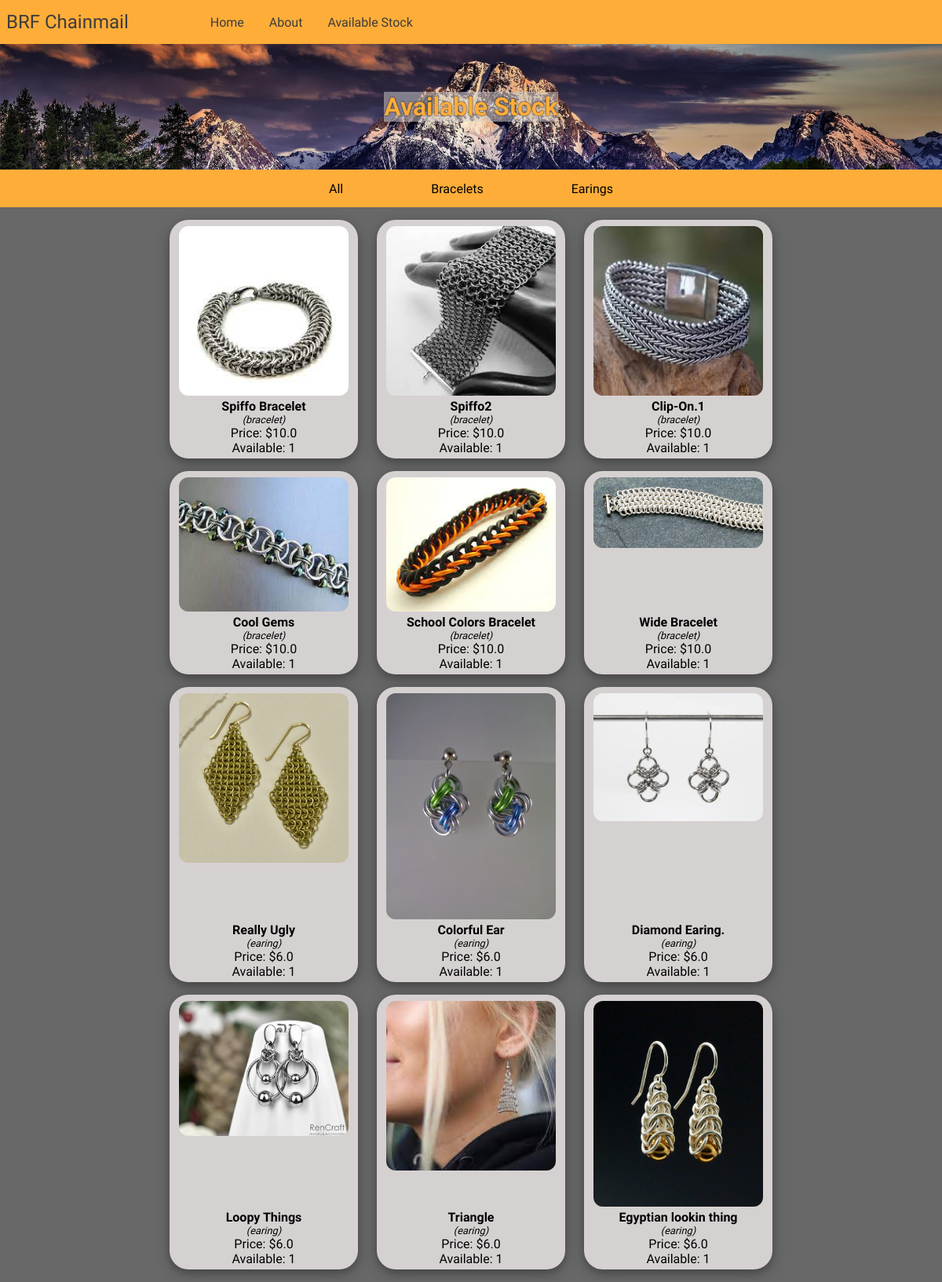
/stock/, run on the app's committed database.
### bracelets/models.py (models this page shows, shortened)
class Item(models.Model):
    BRACELET = 'br'
    EARING = 'er'
    OTHER = 'ot'
    TYPE_CHOICES = [
        (BRACELET, 'bracelet'),
        (EARING, 'earing'),
        (OTHER, 'other')
    ]
    title = models.CharField(max_length=200, null=True)
    item_type = models.CharField(max_length=2, choices=TYPE_CHOICES, default=OTHER)
    description = models.TextField(max_length=200, null=True, blank=True)
    price = models.FloatField(default=0.0)
    available = models.IntegerField(default=1)

class ItemImage(models.Model):
    item = models.ForeignKey(Item, related_name='images', on_delete=models.CASCADE)
    image = models.ImageField(upload_to='bracelets',null=True)

### bracelets/views.py (the view)
# urls.py: path('stock/', indexview, name='all_stock'),
def indexview(request):
    object_list = []
    if 'bracelet' in request.path:
        object_list = list(Item.objects.filter(item_type='br'))
    elif 'earing' in request.path:
        object_list = list(Item.objects.filter(item_type='er'))
    else:
        object_list = list(Item.objects.all())
    req_context = {
        'object_list':object_list,
    }
    return render(request, 'index.html', context=req_context)

### templates/index.html
{% extends 'base.html' %}
{% load static %}
{% block content %}
    <div id="banner">
        <h1>Available Stock</h1>
    </div>
    <div id="stock-options">
        <ul id="option-links">
            <li><a href="{% url 'all_stock' %}">All</a></li>
            <li><a href="{% url 'bracelet_stock' %}">Bracelets</a></li>
            <li><a href="{% url 'earing_stock' %}">Earings</a></li>
        </ul>
    </div>
    <div class="item-rows">
        {% for bracelet in object_list %}
        <a href="{% url 'detail' bracelet.id %}">
            <div class="item">
                {% with bracelet.images.all|first as imageobj %}
                    <img class="sized" src="{{ imageobj.image.url }}">
                {% endwith %}
                <div class="details">
                    <h2>{{ bracelet.title }}</h2>
                    <p id="type">({{ bracelet.get_item_type_display }})</p>
                    <p>Price: ${{ bracelet.price }}</p>
                    <p>Available: {{ bracelet.available }}</p>
                </div>
            </div>
        </a>
        {% endfor %}
    </div>
{% endblock content %}

### templates/base.html (shortened to what this page needs)
{% load static %}
<!DOCTYPE html>
<html>
    <head>
        <link rel="stylesheet" href="{% static '/css/base.css' %}">
    </head>
    <body>
        <nav class="navbar">
            <div class="brand-title">BRF Chainmail</div>
            <div class="navbar-links">
                <ul>
                    <li><a href="{% url 'home' %}">Home</a></li>
                    <li><a href="{% url 'home' %}">About</a></li>
                    <li><a href="{% url 'all_stock' %}">Available Stock</a></li>
                </ul>
            </div>
        </nav>
        {% block content %}
        {% endblock content %}
    </body>
</html>

### static/css/base.css (style rules this page uses)
* { box-sizing: border-box; margin: 0; padding: 0; font-family: 'Sora'; }
body { background: rgb(104, 104, 104); }
.navbar { display: flex; height: 7vh; justify-content: flex-start; align-items: center; background-color: rgb(255 173 57); color: #3e3c3b; }
.brand-title { font-size: 1.5rem; margin: .5rem; }
.navbar-links ul { margin-left: 5rem; padding: 0; display: flex; }
.navbar-links li { list-style: none; }
.navbar-links li a { text-decoration: none; color: #3e3c3b; padding: 1rem; display: block; }
#banner { display: flex; justify-content: center; align-items: center; width: 100%; height: 23vh; background-color: none; background: url('../../media/free-mountain-c.jpg') no-repeat, rgb(104, 104, 104); background-size: cover; }
#banner h1 { font-size: 3rem; color: rgb(255 173 57); background-color: rgb(214, 209, 209, .5); text-shadow: 0 0 2px black; }
#stock-options { width: 100%; display: flex; align-items: center; justify-content: center; background-color: rgb(255 173 57); height: 6vh; }
#option-links { display: flex; }
#option-links li { list-style: none; padding: 0 7vh; }
#option-links li a { text-decoration: none; color:black; }
.item-rows { max-width: 60%; justify-content: center; align-content: stretch; align-items:stretch; margin: 1% 20%; flex-wrap: wrap; display: flex; }
.item { margin: 1vh 1vw; min-width: 11.1vw; max-width: 11.1vw; align-items: center; justify-content: space-between; display: flex; flex-direction: column; background-color: rgb(214, 209, 209); border-radius: .4vw; box-shadow: 0 4px 8px 0 rgba(0, 0, 0, 0.2), 0 6px 20px 0 rgba(0, 0, 0, 0.19); transition: all .2s ease-in-out; }
.item-rows a { display: flex; align-items: stretch; align-self: stretch; text-decoration: none; color: black; }
.sized { border-radius: .3vw; margin-top: .4vw; width: 10vw; height: auto; }
.details { text-align: center; display: flex; flex-direction: column; align-content: center; align-items: center; margin: .5vh 0; height: auto; }
.details h2 { font-size: 1rem; }
#type { font-size: .8rem; font-style: italic; }
@media (max-width: 1200px) { .item-rows { min-width: 80%; margin: 1vh 10%; } }
@media (max-width: 1200px) { .item { border-radius: 2vw; min-width: 20vw; } }
@media (max-width: 1200px) { .sized { border-radius: 1vw; margin-top: 1vh; min-width: 18vw; height: auto; } }
@media (max-width: 1300px) { #banner h1 { font-size: 2rem; } }
@media (max-width: 1300px) { #banner { background-size: cover; height: 20vh; } }

### data on the page
Item: image (picture), title "Spiffo Bracelet", item_type "bracelet", price "10.0", available "1"
Item: image (picture), title "Spiffo2", item_type "bracelet", price "10.0", available "1"
Item: image (picture), title "Clip-On.1", item_type "bracelet", price "10.0", available "1"
Item: image (picture), title "Cool Gems", item_type "bracelet", price "10.0", available "1"
Item: image (picture), title "School Colors Bracelet", item_type "bracelet", price "10.0", available "1"
Item: image (picture), title "Wide Bracelet", item_type "bracelet", price "10.0", available "1"
Item: image (picture), title "Really Ugly", item_type "earing", price "6.0", available "1"
Item: image (picture), title "Colorful Ear", item_type "earing", price "6.0", available "1"
Item: image (picture), title "Diamond Earing.", item_type "earing", price "6.0", available "1"
Item: image (picture), title "Loopy Things", item_type "earing", price "6.0", available "1"
Item: image (picture), title "Triangle", item_type "earing", price "6.0", available "1"
Item: image (picture), title "Egyptian lookin thing", item_type "earing", price "6.0", available "1"
